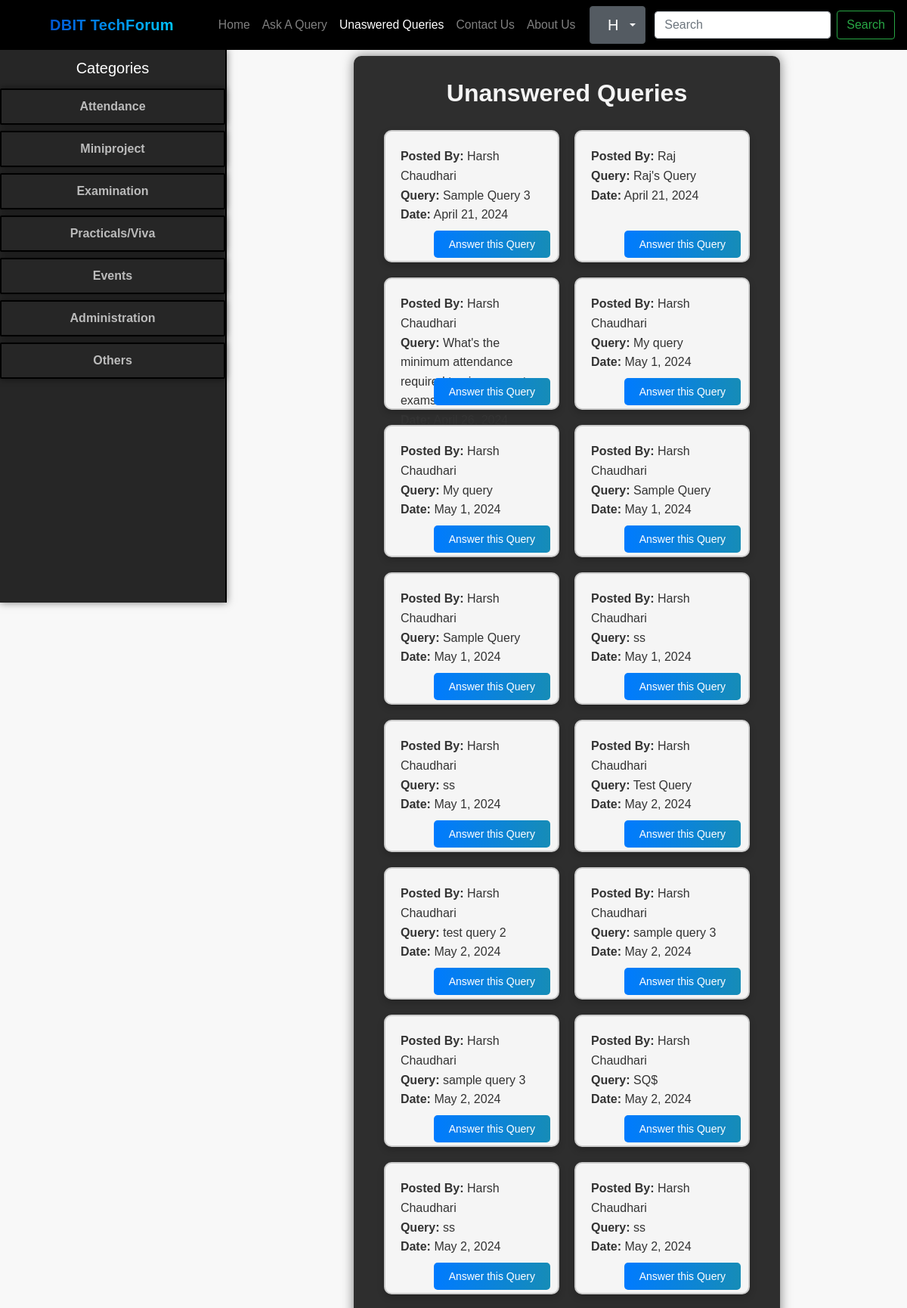
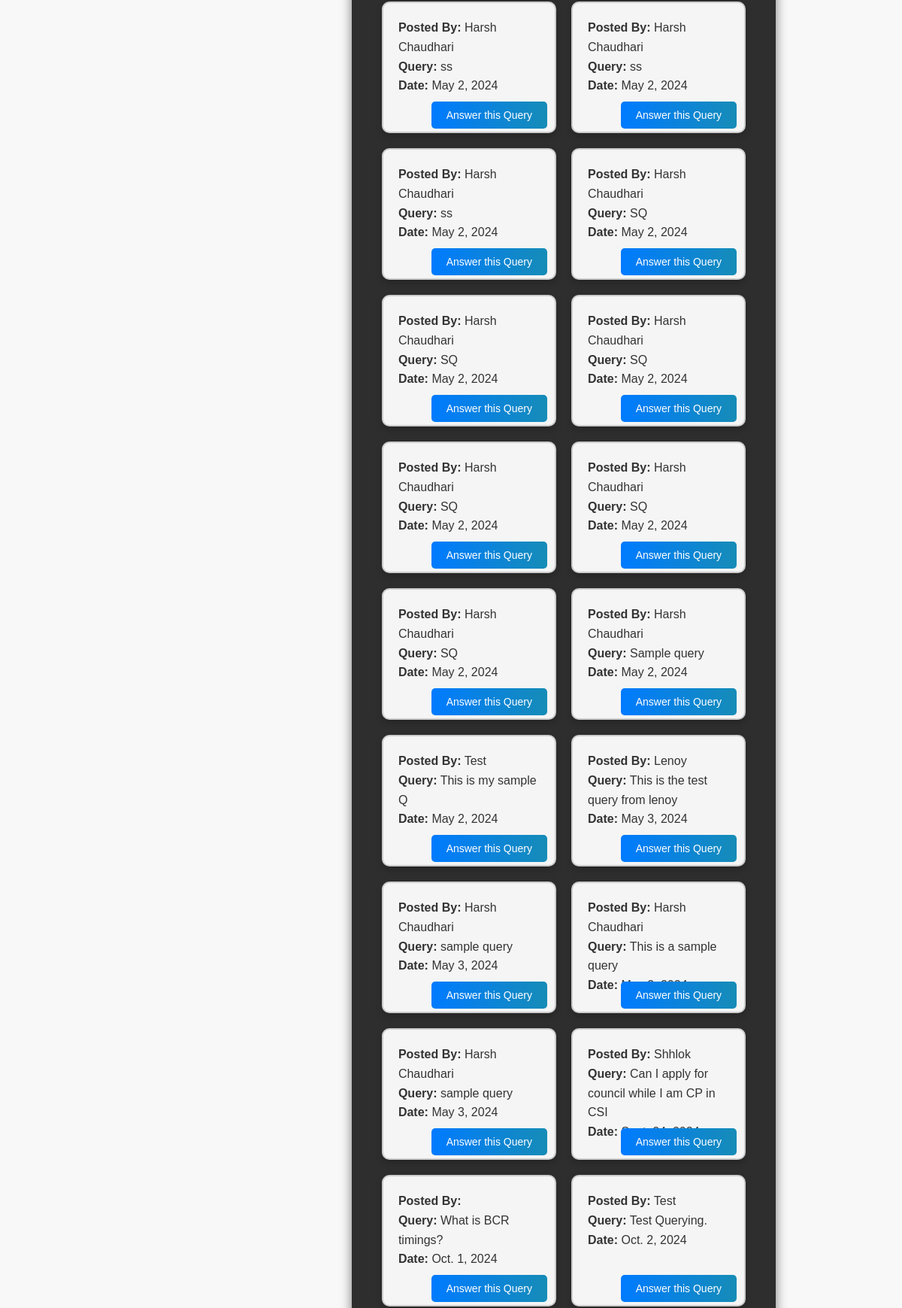
The page /unanswered/ (signed in, upper part) on the database its author committed (2 pictures, top to bottom).
### Home/models.py (models this page shows, shortened)
class Querry(models.Model):
    query_id = models.AutoField(primary_key=True)
    user = models.ForeignKey(User, on_delete=models.CASCADE)
    name = models.CharField(max_length=122)
    email = models.EmailField(max_length=122)
    desc = models.TextField()
    date = models.DateField(default=date.today)
    Cat = models.CharField(max_length=20, default='Other')
    view_count = models.IntegerField(default=0)

### Home/views.py (the view)
# urls.py: path("unanswered/", views.unanswered_queries, name='unanswered_queries'),
@never_cache
@login_required
def unanswered_queries(request):
    fname = request.session.get('fname', None)
    initials = ''.join([name[0].upper() for name in fname.split()[:2]]) if fname else 'NA'
    unanswered_list = Querry.objects.filter(answers__isnull=True)
    return render(request, 'unanswered_queries.html', {'unanswered_list': unanswered_list, 'initials': initials})

### Templates/unanswered_queries.html (shortened to what this page needs)
{% extends "base.html" %}
{% block body %}
<div style="display: flex; justify-content: center; align-items: center; min-height: 80vh; margin-top: 10px; animation: fadeIn 1s ease;">
    <div style="width: 65%; background-color: #2E2E2E; border-radius: 10px; padding: 30px; box-shadow: 0 0 15px rgba(0, 0, 0, 0.5);">
        <h2 style="text-align: center; color: #F5F5F5; font-family: 'Arial', sans-serif; font-weight: bold; margin-bottom: 30px;">Unanswered Queries</h2>
        <div style="display: flex; flex-wrap: wrap; justify-content: center; gap: 20px;">
            {% for query in unanswered_list %}
                <div style="background-color: #F5F5F5; border: 2px solid #CCCCCC; padding: 20px; width: calc(50% - 20px); border-radius: 10px; box-shadow: 0 4px 10px rgba(0, 0, 0, 0.2); height: 175px; position: relative;">
                    <div style="color: #333; font-family: 'Arial', sans-serif; line-height: 1.6; height: calc(100% - 50px);">
                        <strong>Posted By:</strong> {{ query.name }} <br>
                        <strong>Query:</strong> {{ query.desc }} <br>
                        <strong>Date:</strong> {{ query.date }} <br>
                    </div>
                    <div style="position: absolute; bottom: 10px; right: 10px;">
                        <a href="{% url 'AnsweringQuery' query_id=query.query_id %}" style="color: white; background: linear-gradient(90deg, #007bff, #168cb7); padding: 10px 20px; border-radius: 5px; text-decoration: none; font-size: 14px; font-weight: 500; transition: background 0.3s ease;">Answer this Query</a>
                    </div>
                </div>
            {% empty %}
                <p style="color: white; text-align: center;">No unanswered queries at the moment.</p>
            {% endfor %}
        </div>
    </div>
</div>
{% endblock body %}

### static/global.css (style rules this page uses)
:root { --color-bg: #f8f8f8; --color-black: #000000; --color-dark: #262626; --color-gray-100: #f9f9f9; --color-gray-300: #cccccc; --color-gray-600: #868e96; --color-brand: #007bff; --color-brand-2: #168cb7; --color-text: #333333; --navbar-height: 56px; --sidebar-width: 300px; }
html, body { height: 100%; }
body { background-color: var(--color-bg); font-family: Arial, Helvetica, sans-serif; color: var(--color-text); padding-top: var(--navbar-height); }

### Templates/unanswered_queries.html (style rules this page uses)
body { background-color: #f8f8f8; font-family: 'Arial', sans-serif; }

### rows shown on the page
Querry: name "Harsh Chaudhari", desc "Sample Query 3", date "April 21, 2024"
Querry: name "Raj", desc "Raj's Query", date "April 21, 2024"
Querry: name "Harsh Chaudhari", desc "What's the minimum attendance required to give semester exams?"
Querry: name "Harsh Chaudhari", desc "My query", date "May 1, 2024"
Querry: name "Harsh Chaudhari", desc "My query", date "May 1, 2024"
Querry: name "Harsh Chaudhari", desc "Sample Query", date "May 1, 2024"
Querry: name "Harsh Chaudhari", desc "Sample Query", date "May 1, 2024"
Querry: name "Harsh Chaudhari", desc "ss", date "May 1, 2024"
Querry: name "Harsh Chaudhari", desc "ss", date "May 1, 2024"
Querry: name "Harsh Chaudhari", desc "Test Query", date "May 2, 2024"
Querry: name "Harsh Chaudhari", desc "test query 2", date "May 2, 2024"
Querry: name "Harsh Chaudhari", desc "sample query 3", date "May 2, 2024"
Querry: name "Harsh Chaudhari", desc "sample query 3", date "May 2, 2024"
Querry: name "Harsh Chaudhari", desc "SQ$", date "May 2, 2024"
Querry: name "Harsh Chaudhari", desc "ss", date "May 2, 2024"
Querry: name "Harsh Chaudhari", desc "ss", date "May 2, 2024"
Querry: name "Harsh Chaudhari", desc "ss", date "May 2, 2024"
Querry: name "Harsh Chaudhari", desc "ss", date "May 2, 2024"
Querry: name "Harsh Chaudhari", desc "ss", date "May 2, 2024"
Querry: name "Harsh Chaudhari", desc "SQ", date "May 2, 2024"
Querry: name "Harsh Chaudhari", desc "SQ", date "May 2, 2024"
Querry: name "Harsh Chaudhari", desc "SQ", date "May 2, 2024"
Querry: name "Harsh Chaudhari", desc "SQ", date "May 2, 2024"
Querry: name "Harsh Chaudhari", desc "SQ", date "May 2, 2024"
Querry: name "Harsh Chaudhari", desc "SQ", date "May 2, 2024"
Querry: name "Harsh Chaudhari", desc "Sample query", date "May 2, 2024"
Querry: name "Test", desc "This is my sample Q", date "May 2, 2024"
Querry: name "Lenoy", desc "This is the test query from lenoy", date "May 3, 2024"
Querry: name "Harsh Chaudhari", desc "sample query", date "May 3, 2024"
Querry: name "Harsh Chaudhari", desc "This is a sample query", date "May 3, 2024"
Querry: name "Harsh Chaudhari", desc "sample query", date "May 3, 2024"
Querry: name "Shhlok", desc "Can I apply for council while I am CP in CSI", date "Sept. 24, 2024"
Querry: desc "What is BCR timings?", date "Oct. 1, 2024"
Querry: name "Test", desc "Test Querying.", date "Oct. 2, 2024"

### other values the page prints
{{ initials }} "H"
